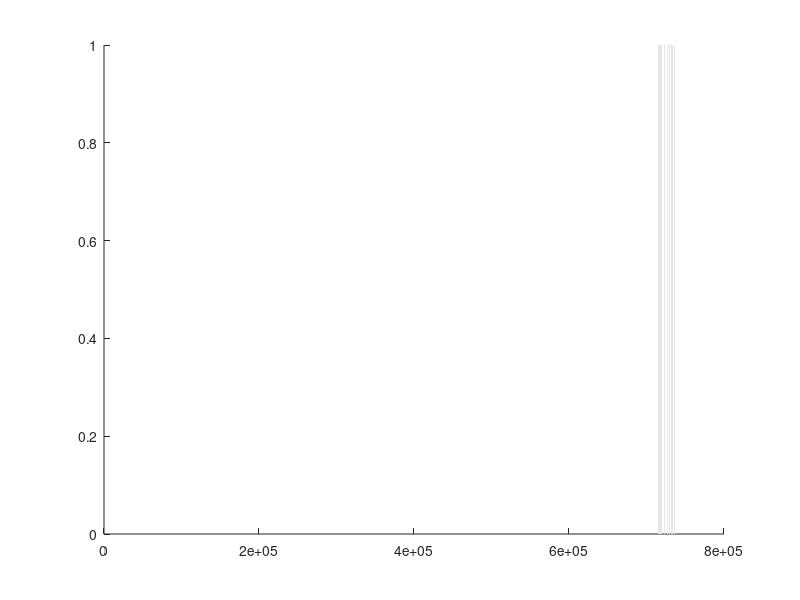

Source code (MATLAB):
% UK-OECD recessions dates (ref: Fred GBRRECDM)
%-----------------------------------------------

OECD_recessions = [
      714292      715541
      716272      716971
      717580      718432
      719010      719590
      720714      721597
      722966      723667
      724550      724854
      726438      727746
      728537      729237
      729511      730271
      731002      731398
      731885      732282
      733407      733955
      735934      736542];
      
ylimits = ylim; 
xlimits = xlim;

for iiii=1:1:size(OECD_recessions,1)

    %full grey area, without edges 
    patch([OECD_recessions(iiii,1),OECD_recessions(iiii,2),...
           OECD_recessions(iiii,2),OECD_recessions(iiii,1)]',...
        1*[ylimits(1) ylimits(1) ylimits(2) ylimits(2)]',[0.9 0.9 0.9],'EdgeColor','none'); hold on
    
    %edges at bottom
    patch([OECD_recessions(iiii,1),OECD_recessions(iiii,2),...
           OECD_recessions(iiii,2),OECD_recessions(iiii,1)]',...
        1*[ylimits(1) ylimits(1) ylimits(1) ylimits(1)]',[1. 1. 1.]); hold on
    
    %edges at top
    patch([OECD_recessions(iiii,1),OECD_recessions(iiii,2),...
           OECD_recessions(iiii,2),OECD_recessions(iiii,1)]',...
        1*[ylimits(2) ylimits(2) ylimits(2) ylimits(2)]',[1. 1. 1.]); hold on
    
end

plot([xlimits(1) xlimits(end)],[ylimits(1) ylimits(1)],'k')
plot([xlimits(1) xlimits(end)],[ylimits(end) ylimits(end)],'k')